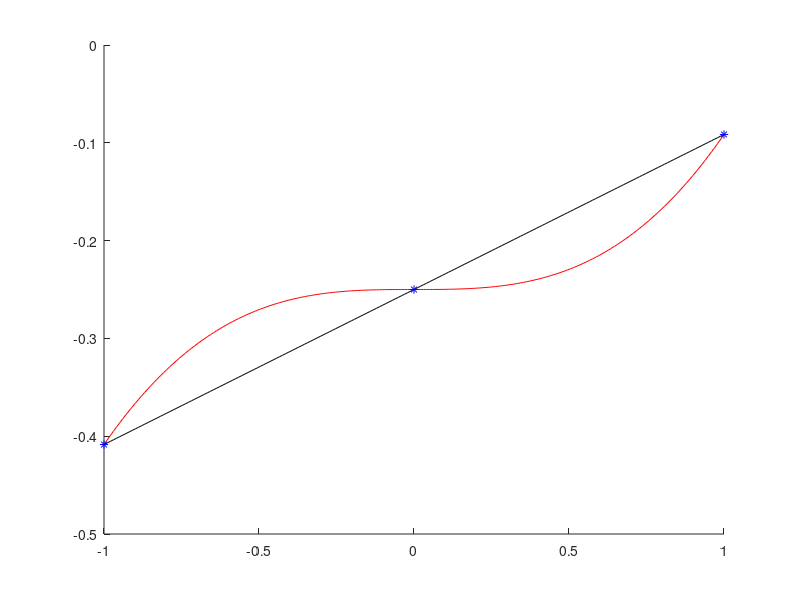
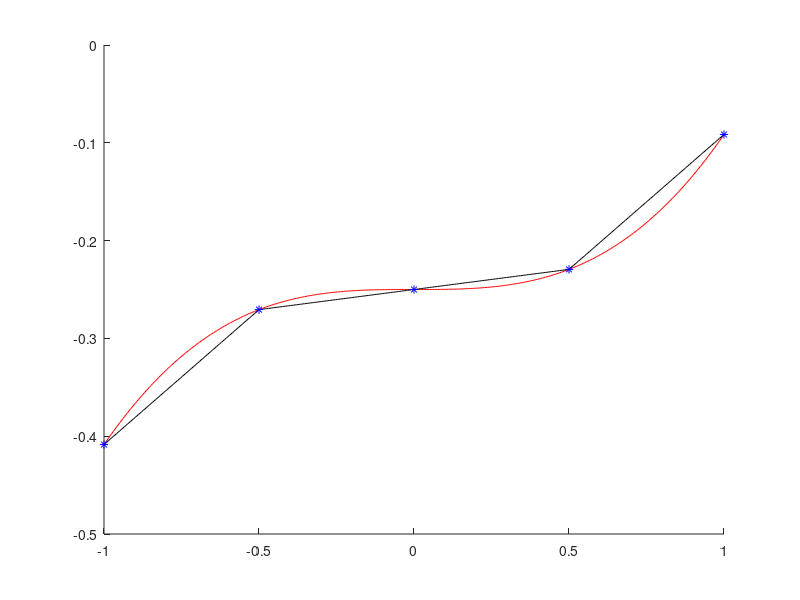
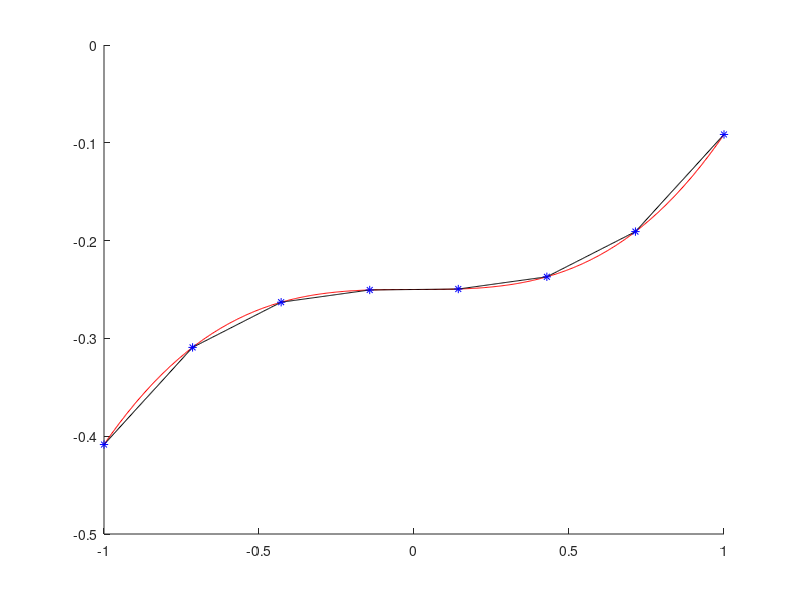
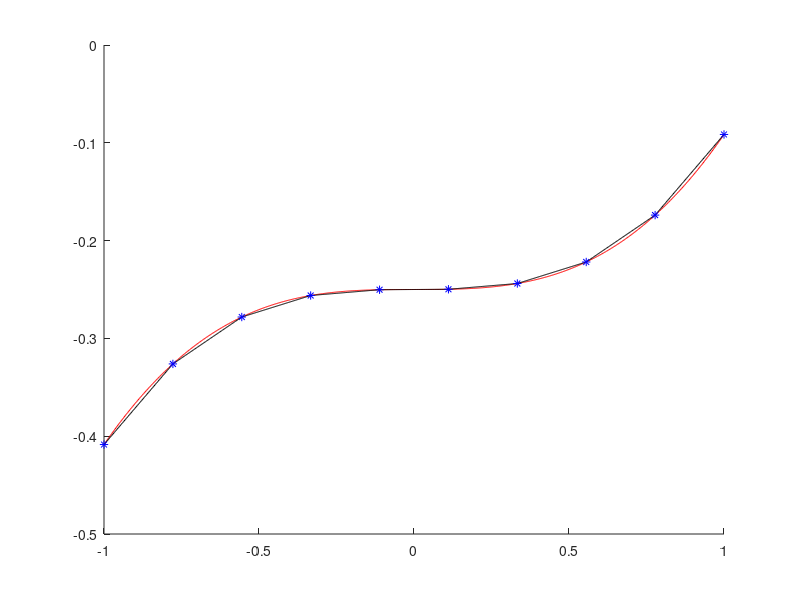

Write the MATLAB code that produced these figures, in order.
% Spline 1,0

amountPoints = [3 5 8 10];
f = @(x) x - sin(x) - 0.25;
a = -1;
b = 1;

for t = 1 : length(amountPoints)
    figure(t);
    hold on;
    
    n = amountPoints(t);
    x = linspace(a, b, n);
    y = f(x);
    
    max_dev = 0;
    
    for i = 1 : n - 1
        X = [    x(i) 1; 
             x(i + 1) 1;];
        Y = [    y(i);
             y(i + 1);];
        A = X \ Y;
        
        spline = @(x) A(1) * x + A(2);
        check = linspace(x(i), x(i + 1));
        plot(check,      f(check), 'r-');
        plot(check, spline(check), 'k-');
        
        fmax = @(x) abs(f(x) - spline(x));
        max_dev = max(max(fmax(check)), max_dev);
    end

    fprintf("n = %2i   max_dev = %1.6f\n", n, max_dev);
    plot(x, y, 'b*');
end

clear;